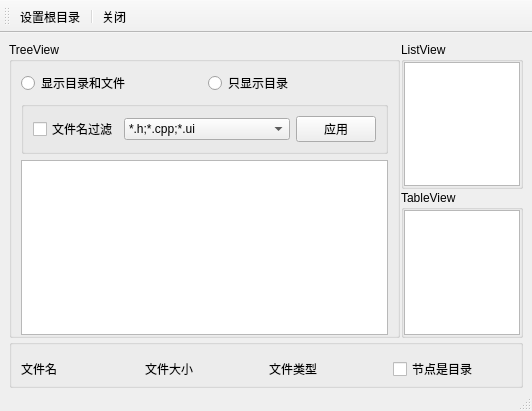
<?xml version="1.0" encoding="UTF-8"?>
<ui version="4.0">
 <class>MainWindow</class>
 <widget class="QMainWindow" name="MainWindow">
  <property name="geometry">
   <rect>
    <x>0</x>
    <y>0</y>
    <width>532</width>
    <height>411</height>
   </rect>
  </property>
  <property name="windowTitle">
   <string>文件系统Mode/View</string>
  </property>
  <widget class="QWidget" name="centralwidget">
   <layout class="QVBoxLayout" name="verticalLayout_3" stretch="6,1">
    <property name="spacing">
     <number>1</number>
    </property>
    <property name="bottomMargin">
     <number>1</number>
    </property>
    <item>
     <layout class="QHBoxLayout" name="horizontalLayout_3" stretch="1,1">
      <item>
       <widget class="QGroupBox" name="groupBox">
        <property name="title">
         <string>TreeView</string>
        </property>
        <layout class="QVBoxLayout" name="verticalLayout">
         <property name="bottomMargin">
          <number>0</number>
         </property>
         <item>
          <layout class="QHBoxLayout" name="horizontalLayout">
           <item>
            <widget class="QRadioButton" name="radioButton_ShowDirAndFiles">
             <property name="text">
              <string>显示目录和文件</string>
             </property>
            </widget>
           </item>
           <item>
            <widget class="QRadioButton" name="radioButton_ShowDir">
             <property name="text">
              <string>只显示目录</string>
             </property>
            </widget>
           </item>
          </layout>
         </item>
         <item>
          <widget class="QGroupBox" name="groupBox_filter">
           <property name="title">
            <string/>
           </property>
           <layout class="QHBoxLayout" name="horizontalLayout_2">
            <item>
             <widget class="QCheckBox" name="checkBox_FileNameFilter">
              <property name="text">
               <string>文件名过滤</string>
              </property>
             </widget>
            </item>
            <item>
             <widget class="QComboBox" name="comboBox_FileNameFilter">
              <item>
               <property name="text">
                <string>*.h;*.cpp;*.ui</string>
               </property>
              </item>
              <item>
               <property name="text">
                <string>*.txt;*.jpg;*.png;*.jpej;*.gif</string>
               </property>
              </item>
             </widget>
            </item>
            <item>
             <widget class="QPushButton" name="pushButton_Apply">
              <property name="text">
               <string>应用</string>
              </property>
             </widget>
            </item>
           </layout>
          </widget>
         </item>
         <item>
          <widget class="QTreeView" name="treeView"/>
         </item>
        </layout>
       </widget>
      </item>
      <item>
       <layout class="QVBoxLayout" name="verticalLayout_2">
        <item>
         <widget class="QGroupBox" name="groupBox_2">
          <property name="title">
           <string>ListView</string>
          </property>
          <layout class="QVBoxLayout" name="verticalLayout_4">
           <property name="spacing">
            <number>0</number>
           </property>
           <property name="leftMargin">
            <number>0</number>
           </property>
           <property name="topMargin">
            <number>0</number>
           </property>
           <property name="rightMargin">
            <number>0</number>
           </property>
           <property name="bottomMargin">
            <number>0</number>
           </property>
           <item>
            <widget class="QListView" name="listView"/>
           </item>
          </layout>
         </widget>
        </item>
        <item>
         <widget class="QGroupBox" name="groupBox_3">
          <property name="title">
           <string>TableView</string>
          </property>
          <layout class="QVBoxLayout" name="verticalLayout_5">
           <property name="spacing">
            <number>2</number>
           </property>
           <property name="leftMargin">
            <number>0</number>
           </property>
           <property name="topMargin">
            <number>0</number>
           </property>
           <property name="rightMargin">
            <number>0</number>
           </property>
           <property name="bottomMargin">
            <number>0</number>
           </property>
           <item>
            <widget class="QTableView" name="tableView"/>
           </item>
          </layout>
         </widget>
        </item>
       </layout>
      </item>
     </layout>
    </item>
    <item>
     <widget class="QGroupBox" name="groupBox_4">
      <property name="title">
       <string/>
      </property>
      <layout class="QHBoxLayout" name="horizontalLayout_4">
       <property name="topMargin">
        <number>8</number>
       </property>
       <property name="bottomMargin">
        <number>0</number>
       </property>
       <item>
        <widget class="QLabel" name="label_FileName">
         <property name="text">
          <string>文件名</string>
         </property>
        </widget>
       </item>
       <item>
        <widget class="QLabel" name="label_FileSize">
         <property name="text">
          <string>文件大小</string>
         </property>
        </widget>
       </item>
       <item>
        <widget class="QLabel" name="label_FileType">
         <property name="text">
          <string>文件类型</string>
         </property>
        </widget>
       </item>
       <item>
        <widget class="QCheckBox" name="checkBox_FileIsDir">
         <property name="text">
          <string>节点是目录</string>
         </property>
        </widget>
       </item>
      </layout>
     </widget>
    </item>
   </layout>
  </widget>
  <widget class="QMenuBar" name="menubar">
   <property name="geometry">
    <rect>
     <x>0</x>
     <y>0</y>
     <width>532</width>
     <height>21</height>
    </rect>
   </property>
  </widget>
  <widget class="QStatusBar" name="statusbar"/>
  <widget class="QToolBar" name="toolBar">
   <property name="windowTitle">
    <string>toolBar</string>
   </property>
   <attribute name="toolBarArea">
    <enum>TopToolBarArea</enum>
   </attribute>
   <attribute name="toolBarBreak">
    <bool>false</bool>
   </attribute>
   <addaction name="actionSetRoot"/>
   <addaction name="separator"/>
   <addaction name="actionClose"/>
  </widget>
  <action name="actionSetRoot">
   <property name="text">
    <string>设置根目录</string>
   </property>
   <property name="toolTip">
    <string>设置根目录</string>
   </property>
  </action>
  <action name="actionClose">
   <property name="text">
    <string>关闭</string>
   </property>
   <property name="toolTip">
    <string>关闭窗口</string>
   </property>
  </action>
 </widget>
 <resources/>
 <connections>
  <connection>
   <sender>actionClose</sender>
   <signal>triggered()</signal>
   <receiver>MainWindow</receiver>
   <slot>close()</slot>
   <hints>
    <hint type="sourcelabel">
     <x>-1</x>
     <y>-1</y>
    </hint>
    <hint type="destinationlabel">
     <x>265</x>
     <y>205</y>
    </hint>
   </hints>
  </connection>
 </connections>
</ui>
